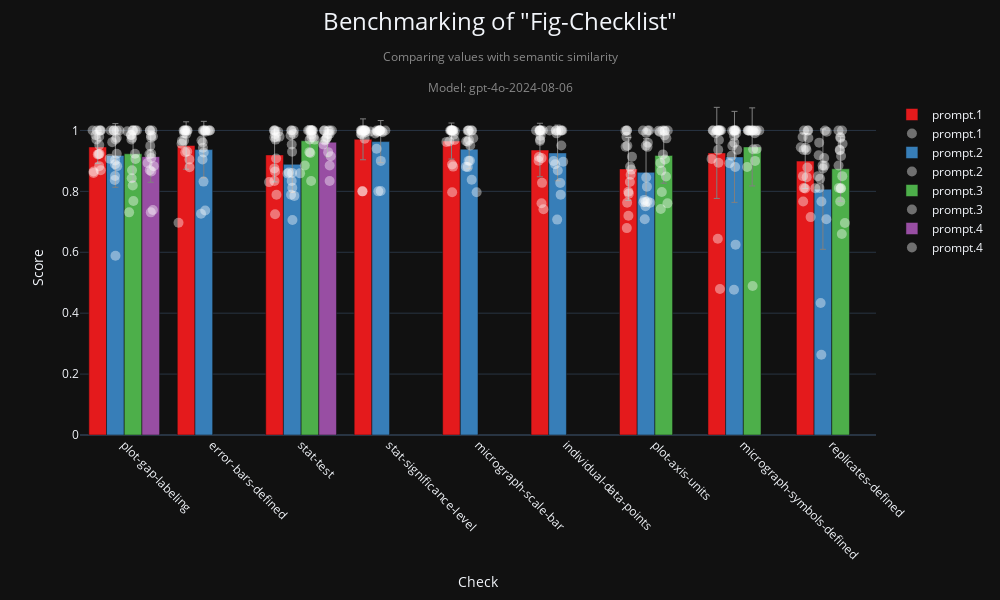

Notebook cell for this chart:
### Code cell
fig, df = checklist_visualization(
    "fig-checklist",
    metric="semantic_similarity",
    model=MODEL,
    aggregation_level=0
)
fig.show()

### Figure 1 — Plotly figure (JSON) as saved in the notebook; plotly's stock layout.template omitted (floating-point values rounded to 4 significant figures; data arrays with more than 128 entries replaced by an {"elided": "..."} marker saying what was removed)
{"data": [{"error_y": {"array": [0.05362, 0.07783, 0.08871, 0.06711, 0.05912, 0.08779, 0.1032, 0.1496, 0.09019], "color": "grey", "thickness": 1, "type": "data", "visible": true, "width": 3}, "hoverinfo": "text", "hovertext": ["Check: plot-gap-labeling<br>Average Score: 0.946<br>Prompt: prompt.1<br>Num Points: 16", "Check: error-bars-defined<br>Average Score: 0.951<br>Prompt: prompt.1<br>Num Points: 16", "Check: stat-test<br>Average Score: 0.920<br>Prompt: prompt.1<br>Num Points: 16", "Check: stat-significance-level<br>Average Score: 0.971<br>Prompt: prompt.1<br>Num Points: 16", "Check: micrograph-scale-bar<br>Average Score: 0.965<br>Prompt: prompt.1<br>Num Points: 16", "Check: individual-data-points<br>Average Score: 0.936<br>Prompt: prompt.1<br>Num Points: 16", "Check: plot-axis-units<br>Average Score: 0.874<br>Prompt: prompt.1<br>Num Points: 16", "Check: micrograph-symbols-defined<br>Average Score: 0.926<br>Prompt: prompt.1<br>Num Points: 16", "Check: replicates-defined<br>Average Score: 0.899<br>Prompt: prompt.1<br>Num Points: 16"], "marker": {"color": "rgb(228,26,28)"}, "name": "prompt.1", "showlegend": true, "type": "bar", "width": 0.2, "x": [-0.3, 0.7, 1.7, 2.7, 3.7, 4.7, 5.7, 6.7, 7.7], "y": [0.9457, 0.9506, 0.9197, 0.9709, 0.9653, 0.9358, 0.8737, 0.9263, 0.8994]}, {"hovertext": {"elided": "144 str values"}, "marker": {"color": "white", "line": {"color": "white", "width": 0}, "opacity": 0.4, "size": 10}, "mode": "markers", "name": "prompt.1", "showlegend": true, "type": "scatter", "x": {"elided": "144 float values"}, "y": {"elided": "144 float values"}}, {"error_y": {"array": [0.1045, 0.09278, 0.09237, 0.06926, 0.06438, 0.09147, 0.1104, 0.1495, 0.1975], "color": "grey", "thickness": 1, "type": "data", "visible": true, "width": 3}, "hoverinfo": "text", "hovertext": ["Check: plot-gap-labeling<br>Average Score: 0.918<br>Prompt: prompt.2<br>Num Points: 16", "Check: error-bars-defined<br>Average Score: 0.937<br>Prompt: prompt.2<br>Num Points: 16", "Check: stat-test<br>Average Score: 0.889<br>Prompt: prompt.2<br>Num Points: 16", "Check: stat-significance-level<br>Average Score: 0.963<br>Prompt: prompt.2<br>Num Points: 16", "Check: micrograph-scale-bar<br>Average Score: 0.939<br>Prompt: prompt.2<br>Num Points: 16", "Check: individual-data-points<br>Average Score: 0.926<br>Prompt: prompt.2<br>Num Points: 16", "Check: plot-axis-units<br>Average Score: 0.862<br>Prompt: prompt.2<br>Num Points: 16", "Check: micrograph-symbols-defined<br>Average Score: 0.913<br>Prompt: prompt.2<br>Num Points: 16", "Check: replicates-defined<br>Average Score: 0.807<br>Prompt: prompt.2<br>Num Points: 16"], "marker": {"color": "rgb(55,126,184)"}, "name": "prompt.2", "showlegend": true, "type": "bar", "width": 0.2, "x": [-0.1, 0.9, 1.9, 2.9, 3.9, 4.9, 5.9, 6.9, 7.9], "y": [0.918, 0.9372, 0.8889, 0.9634, 0.9386, 0.9262, 0.8625, 0.9131, 0.8071]}, {"hovertext": {"elided": "144 str values"}, "marker": {"color": "white", "line": {"color": "white", "width": 0}, "opacity": 0.4, "size": 10}, "mode": "markers", "name": "prompt.2", "showlegend": true, "type": "scatter", "x": {"elided": "144 float values"}, "y": {"elided": "144 float values"}}, {"error_y": {"array": [0.09054, 0.04889, 0.09119, 0.1282, 0.1067], "color": "grey", "thickness": 1, "type": "data", "visible": true, "width": 3}, "hoverinfo": "text", "hovertext": ["Check: plot-gap-labeling<br>Average Score: 0.923<br>Prompt: prompt.3<br>Num Points: 16", "Check: stat-test<br>Average Score: 0.966<br>Prompt: prompt.3<br>Num Points: 16", "Check: plot-axis-units<br>Average Score: 0.918<br>Prompt: prompt.3<br>Num Points: 16", "Check: micrograph-symbols-defined<br>Average Score: 0.946<br>Prompt: prompt.3<br>Num Points: 16", "Check: replicates-defined<br>Average Score: 0.874<br>Prompt: prompt.3<br>Num Points: 16"], "marker": {"color": "rgb(77,175,74)"}, "name": "prompt.3", "showlegend": true, "type": "bar", "width": 0.2, "x": [0.1, 2.1, 6.1, 7.1, 8.1], "y": [0.9234, 0.9661, 0.918, 0.946, 0.8742]}, {"hovertext": ["10.1038_emboj.2009.312", "10.1038_s44319-025-00432-6", "10.1038_emboj.2009.340", "10.1038_s44319-025-00438-0", "10.1038_embor.2009.217", "10.1038_s44320-025-00092-7", "10.1038_s44320-025-00092-7", "10.1038_embor.2009.233", "10.1038_s44320-025-00094-5", "10.1038_s44318-025-00409-0", "10.1038_s44320-025-00096-3", "10.1038_s44318-025-00412-5", "10.1038_s44321-025-00219-1", "10.1038_s44318-025-00416-1", "10.1038_s44319-025-00415-7", "10.1038_s44321-025-00224-4", "10.1038_emboj.2009.312", "10.1038_s44319-025-00432-6", "10.1038_emboj.2009.340", "10.1038_s44319-025-00438-0", "10.1038_embor.2009.217", "10.1038_s44320-025-00092-7", "10.1038_s44320-025-00092-7", "10.1038_embor.2009.233", "10.1038_s44320-025-00094-5", "10.1038_s44318-025-00409-0", "10.1038_s44320-025-00096-3", "10.1038_s44318-025-00412-5", "10.1038_s44321-025-00219-1", "10.1038_s44318-025-00416-1", "10.1038_s44319-025-00415-7", "10.1038_s44321-025-00224-4", "10.1038_emboj.2009.312", "10.1038_s44319-025-00432-6", "10.1038_emboj.2009.340", "10.1038_s44319-025-00438-0", "10.1038_embor.2009.217", "10.1038_s44320-025-00092-7", "10.1038_s44320-025-00092-7", "10.1038_embor.2009.233", "10.1038_s44320-025-00094-5", "10.1038_s44318-025-00409-0", "10.1038_s44320-025-00096-3", "10.1038_s44318-025-00412-5", "10.1038_s44321-025-00219-1", "10.1038_s44318-025-00416-1", "10.1038_s44319-025-00415-7", "10.1038_s44321-025-00224-4", "10.1038_emboj.2009.312", "10.1038_s44319-025-00432-6", "10.1038_emboj.2009.340", "10.1038_s44319-025-00438-0", "10.1038_embor.2009.217", "10.1038_s44320-025-00092-7", "10.1038_s44320-025-00092-7", "10.1038_embor.2009.233", "10.1038_s44320-025-00094-5", "10.1038_s44318-025-00409-0", "10.1038_s44320-025-00096-3", "10.1038_s44318-025-00412-5", "10.1038_s44321-025-00219-1", "10.1038_s44318-025-00416-1", "10.1038_s44319-025-00415-7", "10.1038_s44321-025-00224-4", "10.1038_emboj.2009.312", "10.1038_s44319-025-00432-6", "10.1038_emboj.2009.340", "10.1038_s44319-025-00438-0", "10.1038_embor.2009.217", "10.1038_s44320-025-00092-7", "10.1038_s44320-025-00092-7", "10.1038_embor.2009.233", "10.1038_s44320-025-00094-5", "10.1038_s44318-025-00409-0", "10.1038_s44320-025-00096-3", "10.1038_s44318-025-00412-5", "10.1038_s44321-025-00219-1", "10.1038_s44318-025-00416-1", "10.1038_s44319-025-00415-7", "10.1038_s44321-025-00224-4"], "marker": {"color": "white", "line": {"color": "white", "width": 0}, "opacity": 0.4, "size": 10}, "mode": "markers", "name": "prompt.3", "showlegend": true, "type": "scatter", "x": [0.1018, 0.0554, 0.07868, 0.03635, 0.1254, 0.08495, 0.0964, 0.1038, 0.07625, 0.1273, 0.0904, 0.08831, 0.1426, 0.08137, 0.1222, 0.09395, 2.094, 2.113, 2.117, 2.141, 2.042, 2.097, 2.115, 2.105, 2.153, 2.128, 2.132, 2.108, 2.118, 2.115, 2.093, 2.079, 6.057, 6.145, 6.044, 6.11, 6.142, 6.067, 6.074, 6.078, 6.126, 6.114, 6.091, 6.062, 6.085, 6.109, 6.109, 6.13, 7.132, 7.181, 7.111, 7.152, 7.113, 7.092, 7.063, 7.137, 7.055, 7.106, 7.042, 7.15, 7.079, 7.051, 7.105, 7.13, 8.122, 8.113, 8.116, 8.09, 8.105, 8.076, 8.077, 8.096, 8.1, 8.092, 8.097, 8.105, 8.097, 8.119, 8.079, 8.148], "y": [0.9996, 0.731, 0.9849, 0.997, 1.0, 0.843, 0.8191, 0.7686, 0.985, 0.9062, 0.9763, 0.8696, 1.0, 0.9707, 0.9233, 1.0, 0.9288, 0.8339, 0.9778, 0.9789, 0.885, 0.9704, 1.0, 0.9262, 0.97, 1.0, 1.0, 1.0, 1.0, 0.9868, 1.0, 1.0, 0.995, 1.0, 0.9993, 0.9984, 0.7607, 0.7422, 0.8681, 0.7981, 0.8489, 0.9046, 0.9214, 0.8935, 1.0, 0.9839, 1.0, 0.9741, 0.9, 1.0, 0.9381, 0.9391, 1.0, 1.0, 1.0, 0.9992, 1.0, 1.0, 0.88, 1.0, 0.9993, 1.0, 0.489, 0.9911, 0.9563, 0.66, 1.0, 0.9368, 0.8105, 1.0, 0.8849, 0.7667, 0.8094, 0.9352, 0.975, 0.916, 0.9787, 0.85, 0.8111, 0.6964]}, {"error_y": {"array": [0.08429, 0.04821], "color": "grey", "thickness": 1, "type": "data", "visible": true, "width": 3}, "hoverinfo": "text", "hovertext": ["Check: plot-gap-labeling<br>Average Score: 0.914<br>Prompt: prompt.4<br>Num Points: 16", "Check: stat-test<br>Average Score: 0.962<br>Prompt: prompt.4<br>Num Points: 16"], "marker": {"color": "rgb(152,78,163)"}, "name": "prompt.4", "showlegend": true, "type": "bar", "width": 0.2, "x": [0.3, 2.3], "y": [0.914, 0.9615]}, {"hovertext": ["10.1038_emboj.2009.312", "10.1038_s44319-025-00432-6", "10.1038_emboj.2009.340", "10.1038_s44319-025-00438-0", "10.1038_embor.2009.217", "10.1038_s44320-025-00092-7", "10.1038_s44320-025-00092-7", "10.1038_embor.2009.233", "10.1038_s44320-025-00094-5", "10.1038_s44318-025-00409-0", "10.1038_s44320-025-00096-3", "10.1038_s44318-025-00412-5", "10.1038_s44321-025-00219-1", "10.1038_s44318-025-00416-1", "10.1038_s44319-025-00415-7", "10.1038_s44321-025-00224-4", "10.1038_emboj.2009.312", "10.1038_s44319-025-00432-6", "10.1038_emboj.2009.340", "10.1038_s44319-025-00438-0", "10.1038_embor.2009.217", "10.1038_s44320-025-00092-7", "10.1038_s44320-025-00092-7", "10.1038_embor.2009.233", "10.1038_s44320-025-00094-5", "10.1038_s44318-025-00409-0", "10.1038_s44320-025-00096-3", "10.1038_s44318-025-00412-5", "10.1038_s44321-025-00219-1", "10.1038_s44318-025-00416-1", "10.1038_s44319-025-00415-7", "10.1038_s44321-025-00224-4"], "marker": {"color": "white", "line": {"color": "white", "width": 0}, "opacity": 0.4, "size": 10}, "mode": "markers", "name": "prompt.4", "showlegend": true, "type": "scatter", "x": [0.3241, 0.3006, 0.3335, 0.3035, 0.291, 0.2637, 0.3062, 0.3072, 0.2844, 0.3035, 0.2944, 0.2893, 0.3241, 0.2896, 0.3056, 0.3183, 2.306, 2.323, 2.294, 2.25, 2.323, 2.288, 2.322, 2.334, 2.279, 2.265, 2.348, 2.308, 2.263, 2.304, 2.324, 2.26], "y": [0.9801, 0.731, 0.8828, 0.983, 1.0, 0.8933, 0.9093, 0.8656, 0.9218, 0.9766, 0.9494, 0.8696, 0.7387, 1.0, 0.9233, 1.0, 0.9288, 0.8339, 0.9778, 0.9541, 0.885, 0.9753, 0.9889, 0.9151, 0.97, 0.9674, 1.0, 1.0, 1.0, 0.9882, 1.0, 1.0]}], "layout": {"barmode": "group", "height": 600, "title": {"font": {"size": 24}, "text": "Benchmarking of \"Fig-Checklist\"<br><span style=\"font-size: 0.5em; color: #888;\">Comparing values with semantic similarity</span><br><span style=\"font-size: 0.5em; color: #888;\">Model: gpt-4o-2024-08-06</span>", "x": 0.5, "y": 0.95}, "width": 1000, "xaxis": {"range": [-0.5, 8.5], "tickangle": 45, "ticktext": ["plot-gap-labeling", "error-bars-defined", "stat-test", "stat-significance-level", "micrograph-scale-bar", "individual-data-points", "plot-axis-units", "micrograph-symbols-defined", "replicates-defined"], "tickvals": [0, 1, 2, 3, 4, 5, 6, 7, 8], "title": {"text": "Check"}}, "yaxis": {"range": [0, 1.1], "title": {"text": "Score"}}}}
